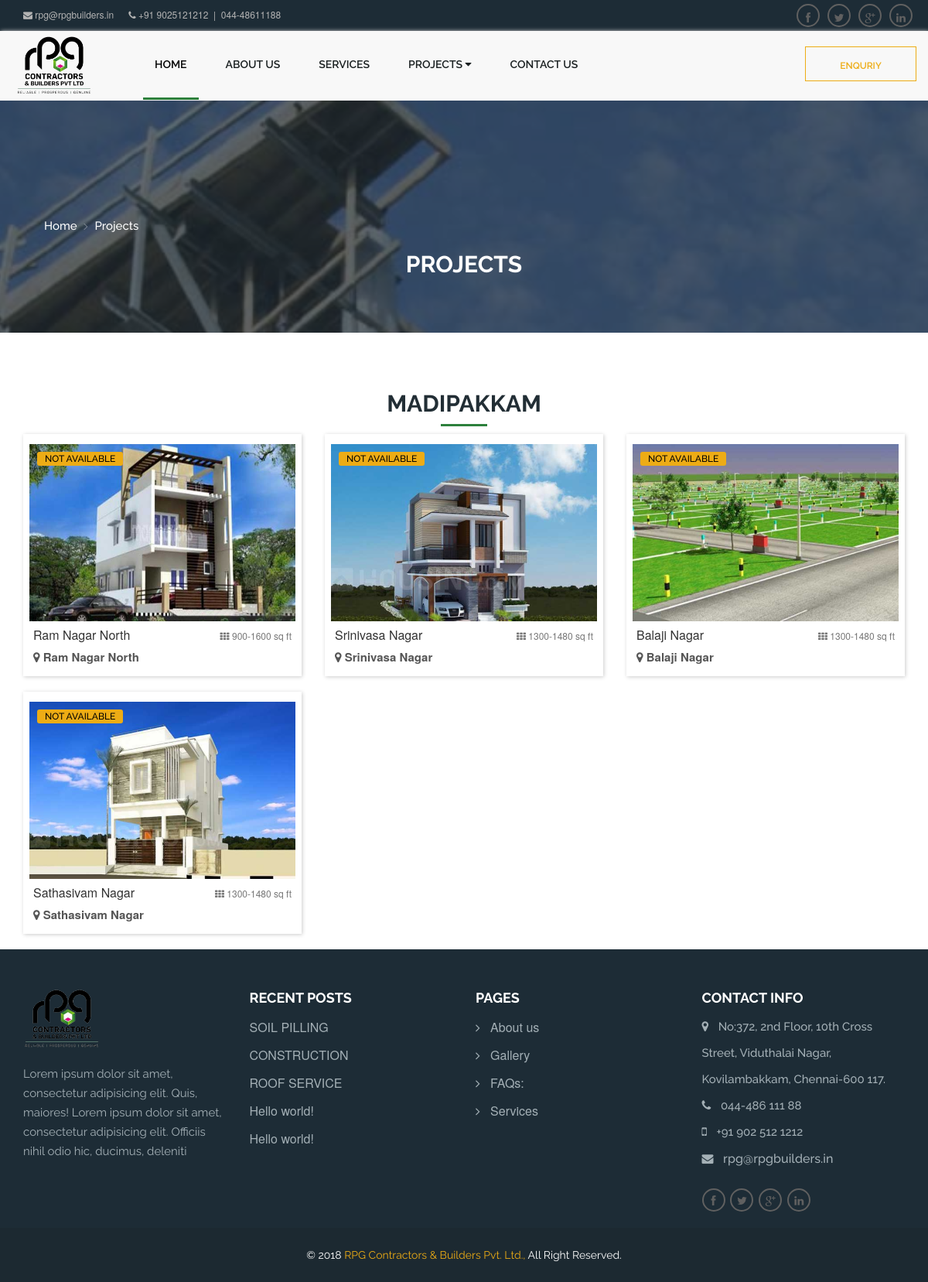
Screenshot of /project.php?q=1&s=upcoming with the database file from the repository.
### tables this page shows
CREATE TABLE IF NOT EXISTS `project_location` (
  `location_id` int(11) UNSIGNED NOT NULL AUTO_INCREMENT,
  `location_name` varchar(255) DEFAULT NULL,
  `img_file` varchar(255) DEFAULT NULL,
  `added_date` timestamp NULL DEFAULT NULL,
  `status` enum('active','inactive') DEFAULT 'active',
  PRIMARY KEY (`location_id`)
);

CREATE TABLE IF NOT EXISTS `project` (
  `project_id` int(11) UNSIGNED NOT NULL AUTO_INCREMENT,
  `project_name` varchar(250) DEFAULT NULL,
  `project_img` varchar(255) DEFAULT NULL,
  `plot_img` varchar(150) DEFAULT NULL,
  `no_available` int(11) DEFAULT NULL,
  `sqrft` varchar(125) DEFAULT NULL,
  `location_id` int(11) DEFAULT NULL,
  `inner_location_id` int(11) DEFAULT NULL,
  `project_status` enum('going','upcoming','complete') DEFAULT NULL,
  `status` enum('active','inactive') DEFAULT 'active',
  `added_date` timestamp NULL DEFAULT NULL,
  PRIMARY KEY (`project_id`),
  KEY `project_index` (`project_name`,`project_img`,`no_available`,`sqrft`,`project_status`)
);

CREATE TABLE IF NOT EXISTS `project_innerlocation` (
  `inner_location_id` int(11) UNSIGNED NOT NULL AUTO_INCREMENT,
  `location_id` int(11) DEFAULT NULL,
  `innerlocation_name` varchar(255) DEFAULT NULL,
  `added_date` timestamp NULL DEFAULT NULL,
  `status` enum('active','inactive') DEFAULT 'active',
  PRIMARY KEY (`inner_location_id`)
);

### app/db/db_connect.php (called while the page is built, shortened)
<?php
	class db_connect{
		private $db_obj;
		public function __construct(){
			try{
				$this->db_obj	=	new \mysqli(self::DB_HOST, self::DB_USER, self::DB_PASS, self::DB_NAME);
			}catch(Exception $e){
				echo $e->getMessage();
			}
		}
		public function getResult($query){
			$log_query  = '[QUERY_LOG]'.$query;
			$query_result	=	$this->db_obj->query($query);
			$final_data		=	array();
			while($row_result	=	$query_result->fetch_array(MYSQLI_ASSOC)){
				$final_data[] 	=	$row_result;
			}
			return $final_data;
		}
	}
?>

### app/controller/mainController.php (called while the page is built, shortened)
<?php
	class mainController{
		public function getProjectLocation($location_id, $project_status){
			global $db_obj;
			if($location_id !='' && $project_status != ''){
				$project_query	=	"select p.*, pin.location_id, pin.innerlocation_name, pl.location_name from project as p left join project_innerlocation as pin on(pin.inner_location_id=p.inner_location_id) left join project_location as pl on (pl.location_id = p.location_id) where p.location_id='".$location_id."' and p.project_status='".$project_status."'";
				$project_q_result	=	$db_obj->getResult($project_query);
				if($project_q_result != ''){
					return $project_q_result;
				}else{
					$return_data['status_code'] = "R101";
					$return_data['status_msg'] = "No more projects available";
				}
			}else{
				$return_data['status_code'] = "R101";
				$return_data['status_msg'] = "Location and Project status is empty";
			}
			return $return_data;
		}
	}
?>

### autoload.php (called while the page is built, shortened)
<?php
  spl_autoload_register(function($class){
	  $prefix	=	'app\\';
	  $length			=	strlen($prefix);
	  $base_path		=	__DIR__.'/app/';
	  $relative_class	=	substr($class, $length);
	  $file				=	$base_path.str_ireplace('\\','/',$relative_class).'.php';
  });
  $log		=	new logcreator;
  $db_obj	=	new db_connect;
  $main		=	new mainController;
?>

### app/logfile/logcreator.php (called while the page is built, shortened)
<?php
	class logcreator{
		public function create_path(){
			$year	=	date("Y");
			$month	=	date("m");
			$date	=	date("d");
			$log_path	=	$year."/".$month."/".$date."/";
			$log_dir	=	APPLICATION_LOG_PATH.$log_path;
			if(!file_exists($log_dir)){
				return $log_dir;
			}else{
				return $log_dir;
			}
		}
		public function console($logtext){
			$current_time	=	date("h:i:s");
			$visitor_ip		=	$this->getuserip();
			$final_log		=	$current_time." - ".$visitor_ip." - ".$logtext;
			$log_dir		=	$this->create_path();
			$log_name		=	"rgp_action.log";
			$log_open		=	fopen($log_dir.$log_name,"a");
		}
		private function getuserip(){
			$ip			=	'';
			$client		=	@$_SERVER['HTTP_CLIENT_IP'];
			$forwarded	=	@$_SERVER['HTTP_X_FORWARDED_IP'];
			$remote_ip	=	$_SERVER['REMOTE_ADDR'];
			if(filter_var($client, FILTER_VALIDATE_IP)){
				$ip	=	$client;
			}else if(filter_var($forwarded,	FILTER_VALIDATE_IP)){
				$ip	=	$forwarded;
			}else{
				$ip	=	$remote_ip;
			}
			return $ip;
		}
	}
?>

### project.php (the view, shortened to what this page needs)
<?php
	require_once('autoload.php');
	if(isset($_GET['q']) && isset($_GET['s'])){
		$location_id	=	$_GET['q'];
		$project_status	=	$_GET['s'];
		$project_q_result	=	$main->getProjectLocation($location_id, $project_status);
		if(!isset($project_q_result['status_code'])){
			$location_name = current($project_q_result)['location_name'];
		}else if(isset($project_q_result['status_code'])){
			$status_msg	=	$project_q_result['status_msg'];
		}
	}
?>
<!DOCTYPE html>
<html lang="en-US">
<head><selvi nu oru pona love panuna, ana anga onu sera mudila, avaluku yena putikama pochu last la, ana avala yenaku romba putikum yevalo santa potalum nanga pesma iruka matom
	<meta charset="UTF-8">
	<link rel='stylesheet' id='contact-form-7-css'  href='assets/css/styles.css?ver=4.5.1' type='text/css' media='all' />
	<link rel='stylesheet' id='bootstrap-css-css'  href='assets/css/bootstrap.min.css' type='text/css' media='all' />
	<link rel='stylesheet' id='font-awesome-css'  href='assets/css/font-awesome.min.css?ver=4.12' type='text/css' media='all' />
	<link rel='stylesheet' id='drill-flaticon-css'  href='assets/css/flaticon.css?ver=1.0' type='text/css' media='all' />
	<link rel='stylesheet' id='drill-animate-css'  href='assets/css/animate.min.css?ver=1.0' type='text/css' media='all' />
	<link rel='stylesheet' id='drill-main-css-css'  href='assets/css/style_1.css?ver=1.0' type='text/css' media='all' />
	<link rel='stylesheet' id='drill-main-css-css'  href='assets/css/custom.css?ver=1.0' type='text/css' media='all' />
	<link rel='stylesheet' id='drill-responsive-css-css'  href='assets/css/responsive.css?ver=1.0' type='text/css' media='all' />
	<link rel='stylesheet' id='drill-root-css-css'  href='assets/css/main_style.css?ver=4.6.10' type='text/css' media='all' />
	<link href="css/responsive.css" rel="stylesheet">
</head>
<body>
	<header>
		<?php include 'header.php';?>
	</header>
	<div class="container-fluid drill-wrapper">
		<div class="row">
			<div class="container-fluid drill-other-header" style="background: url(assets/images/project_bg.jpg) no-repeat top center fixed; background-size: cover;">
				<div class="row">
					<div class="container other-header-content">
						<ul id="crumbs" class="drill-track">
							<li><a href="index.html" class="drill-txt-p">home</a></li>
							<li><a href="all_project.html" class="drill-txt-p"> &nbsp;Projects</a> </li>
						</ul>
						<div class="drill-txt-lg">
							<h2> Projects </h2>
						</div>
					</div>
				</div>
			</div>
			<div>
			<div class="clr section-divider"></div>
				<div class="container">
						<div class="row">
							<div class="drill-txt-lg dtl-center title_bg_content price">
							<h2 class=""> <?php echo ucwords($location_name); ?> </h2>
						</div>
						<?php
						  foreach($project_q_result as $first_index => $real_val){
							  $no_available	=	$real_val['no_available'];
							  $project_name	=	$real_val['project_name'];
							  $poject_loc	=	$real_val['innerlocation_name'];
							  $poject_sqrt	=	$real_val['sqrft'];
							  if($no_available > 0){
								  $available_msg	=	$no_available." Available";
							  }else{
								  $available_msg	=	"Not Available";
							  }
						?>
						<div class="col-md-4 col-sm-6 col-xs-12 wow bounceIn">
							<div class="grid">
								<div class="product-wrapper" >
									<img class="product-image" src="<?php echo PROJECT_IMG_PATH.$real_val['project_img'];?>" />
									<div class="available">
										<?php echo $available_msg; ?>
									</div>
								</div>
								<div class="thirdrow">
									<h4><?php echo ucwords($project_name); ?><span class="small pull-right"> <i class="fa fa-th"></i> <?php echo $poject_sqrt; ?> sq ft</span></h4>
									<a href="google.co.in" target="_blank">
										<p><i class="fa fa-map-marker"></i> <?php echo ucwords($poject_loc); ?></p>
									</a>
								</div>
							</div>
						</div>
						  <?php } ?>
					</div>
				</div>
			</div>
       <footer>
			<?php include 'footer.php';?>
		</footer>
	</div>
</div>
</body>
</html>

### assets/css/style_1.css (style rules this page uses)
* { margin: 0px; padding: 0px; border: 0; outline: 0; line-height: 1.5; box-sizing: border-box; -webkit-box-sizing: border-box; -moz-box-sizing: border-box; -ms-box-sizing: border-box; -o-box-sizing: border-box; box-sizing: border-box; }
a { text-decoration: none; }
a, a:hover, a:active, a:visited, a:focus { text-decoration: none; color: inherit; background: inherit; }
.clr { clear: both; }
body { overflow-x: hidden; }
.section-divider { height: 30px; }
.drill-other-header { position: relative; height: 300px; z-index: 1; }
.drill-other-header:after { position: absolute; content: ''; width: 100%; height: 100%; background: rgba(29,44,54,.7); top: 0; left: 0; z-index: -1; }
.other-header-content { position: relative; height: 300px; }
.other-header-content .drill-txt-lg:before { display: none; }
.other-header-content .drill-txt-lg { position: absolute; top: 50%; left: 50%; color: #fff; margin-left: 0; margin-bottom: 0; -webkit-transform: translateX(-50%); -moz-transform: translateX(-50%); -ms-transform: translateX(-50%); -o-transform: translateX(-50%); transform: translateX(-50%); }
.drill-track { position: absolute; top: 50%; left: 0; }
.drill-track li { display: inline-block; padding-right: 15px; position: relative; }
.drill-track li:not(:last-of-type):after { position: absolute; content: "\e00f"; font-family: "Flaticon"; font-size: 8px; color: #fff; top: 50%; left: 100%; -webkit-transform: translate(-100%, -50%); -moz-transform: translate(-100%, -50%); -ms-transform: translate(-100%, -50%); -o-transform: translate(-100%, -50%); transform: translate(-100%, -50%); }
.drill-track li a { color: #fff; position: relative; text-transform: capitalize; }
.drill-txt-xs, .drill-txt-sm, .drill-txt-lg, .drill-txt-p, .drill-txt-2 { font-family: 'Raleway', sans-serif; font-weight: 400; font-size: 15px; line-height: 25px; }
.drill-txt-lg { display: inline-block; padding: 30px 0px 10px 0px; position: relative; float: none; color: #222e35; overflow: hidden; position: relative; }
.drill-txt-lg:before { content: ""; background: #2d803c; height: 3px; width: 60px; display: block; position: absolute; bottom: 10px; }
.drill-txt-lg h2 { font-family: 'Raleway', sans-serif; font-size: 30px; font-weight: 700; display: block; text-transform: uppercase; position: relative; text-align: center; padding-left: 13px; padding-right: 13px; padding-bottom: 5px; z-index: 1; }
.drill-txt-lg:before { left: 50%; margin-left: -30px; }
.drill-txt-lg:after { left: 50%; background-position: bottom left 2.3px; -webkit-transform: rotate(180deg); -moz-transform: rotate(180deg); -ms-transform: rotate(180deg); -o-transform: rotate(180deg); transform: rotate(180deg); }
.dtl-center { position: relative; display: block; text-align: center; }
.drill-txt-p { font-size: 15px; color: #606669; font-weight: 500; line-height: 25px; }

### assets/css/custom.css (style rules this page uses)
.thirdrow h4 { margin: 5px; font-size: 16px; line-height: 25px; color: #333; }
.thirdrow span.small { padding: 8px 0px; }
.grid p { margin: 5px;font-weight: 600;color: #555; }
.grid { background: #fff;border: 1px solid #fff;margin-bottom: 20px;padding: 7px;box-shadow: 1px 1px 5px #ccc; }
.grid { text-align: justify;font-size: 15px;line-height: 0; }
.grid .product-wrapper { position: relative;display: inline-block;margin-top: 5px; }
.grid .product-image { max-width: 100%; }
.available { background: #edac15; position: absolute; top: 10px; color: #000; left: 10px; border-radius: 3px; z-index: 1; padding: 0px 10px; text-transform: uppercase; font-weight: 500; font-family: 'Raleway', sans-serif; font-size: 12px; }

### assets/css/main_style.css (style rules this page uses)
html { font-family: sans-serif; -webkit-text-size-adjust: 100%; -ms-text-size-adjust: 100%; }
body { margin: 0; }
article, aside, details, figcaption, figure, footer, header, main, menu, nav, section, summary { display: block; }
a { background-color: transparent; }
img { border: 0; }
h1, h2, h3, h4, h5, h6 { clear: both; }
p { margin-bottom: 1.5em; }
dfn, cite, em, i { font-style: italic; }
html { box-sizing: border-box; }
*, *:before, *:after { box-sizing: inherit; }
body { background: #fff; }
ul, ol { margin: 0 0 1.5em 3em; }
ul { list-style: disc; }
img { height: auto; max-width: 100%; }
a { color: royalblue; }
.h1, .h2, .h3, h1, h2, h3 { margin-top: 15px; margin-bottom: 8px; }
ul { list-style-type: square; }
h4 { font-size: 20px; margin: 25px 0; }

### rows the page displays
project_location: location_name "MADIPAKKAM"
project: project_img (picture), no_available "NOT AVAILABLE", project_name "Ram Nagar North", sqrft "900-1600", inner_location.innerlocation_name "Ram Nagar North"
project: project_img (picture), no_available "NOT AVAILABLE", project_name "Srinivasa Nagar", sqrft "1300-1480", inner_location.innerlocation_name "Srinivasa Nagar"
project: project_img (picture), no_available "NOT AVAILABLE", project_name "Balaji Nagar", sqrft "1300-1480", inner_location.innerlocation_name "Balaji Nagar"
project: project_img (picture), no_available "NOT AVAILABLE", project_name "Sathasivam Nagar", sqrft "1300-1480", inner_location.innerlocation_name "Sathasivam Nagar"
